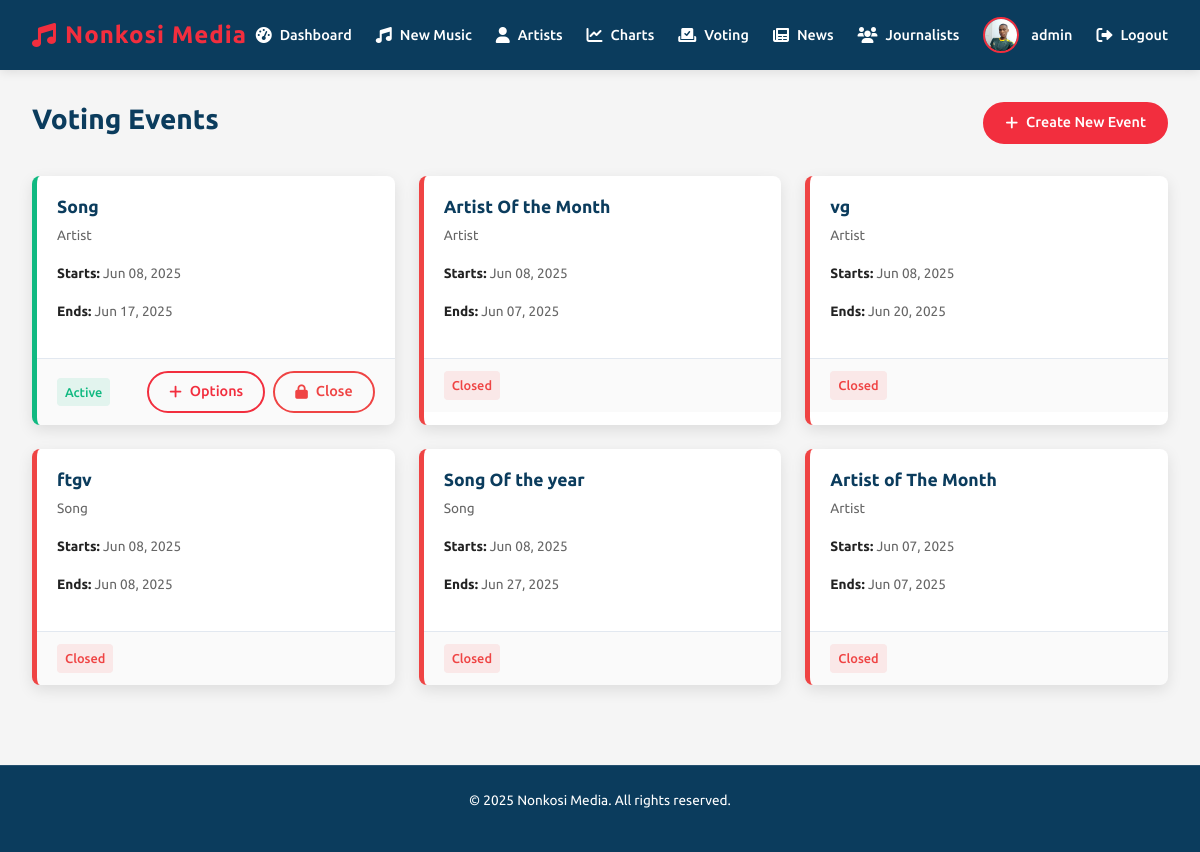
/admin/voting_events (signed in), run on an earlier commit of the app's database.
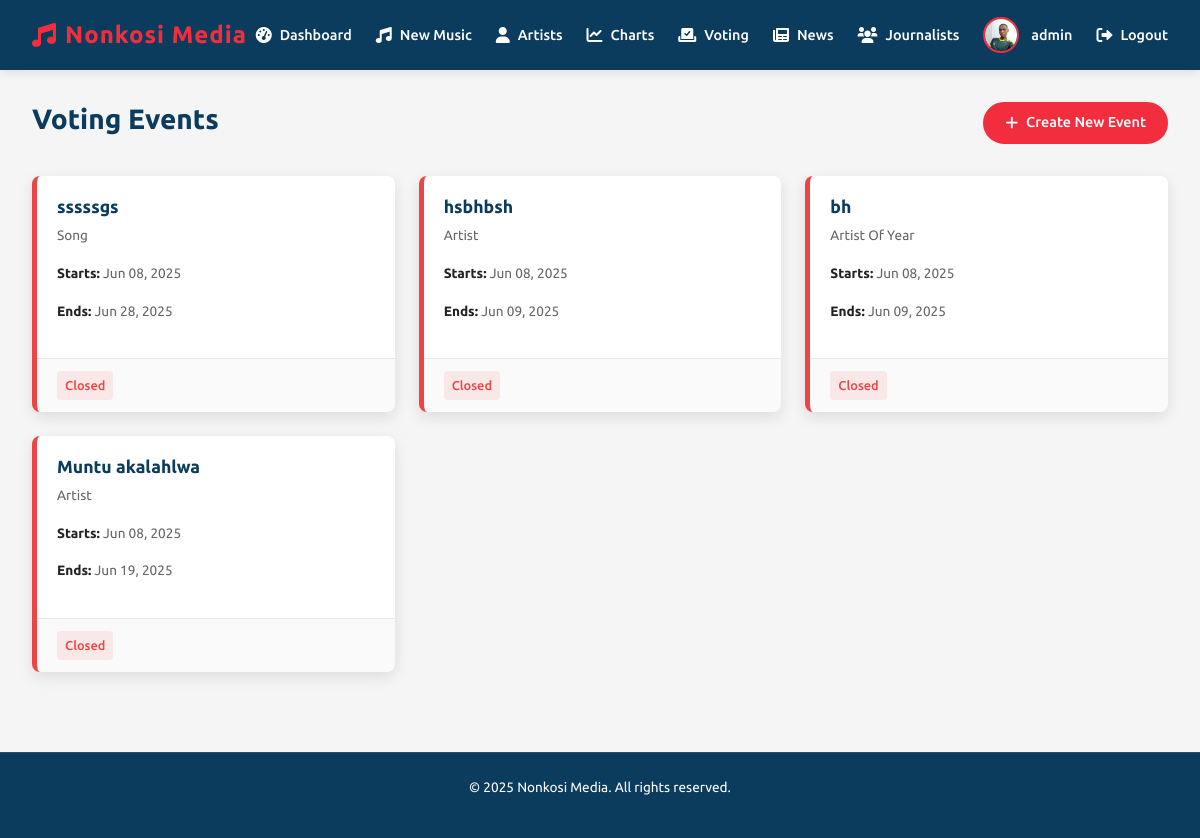
And on a later commit of the database.
### app.py (models this page shows, shortened)
class User(db.Model, UserMixin):
    id = db.Column(db.Integer, primary_key=True)
    username = db.Column(db.String(50), unique=True, nullable=False)
    email = db.Column(db.String(120), unique=True, nullable=False)
    password = db.Column(db.String(60), nullable=False)
    role = db.Column(db.String(20), nullable=False, default='user')
    profile_pic = db.Column(db.String(100), nullable=False, default='default.jpg')
    last_seen = db.Column(db.DateTime, default=datetime.utcnow)
    articles = db.relationship('News', backref='author', lazy=True)  # This creates the relationship

class VoteEvent(db.Model):
    id = db.Column(db.Integer, primary_key=True)
    title = db.Column(db.String(100), nullable=False)  # e.g. "Song of the Month - June 2025"
    category = db.Column(db.String(50), nullable=False)  # 'song', 'artist', 'song_of_year', 'artist_of_year'
    start_date = db.Column(db.DateTime, nullable=False, default=datetime.utcnow)
    end_date = db.Column(db.DateTime, nullable=False)
    is_active = db.Column(db.Boolean, default=True)
    options = db.relationship('VoteOption', backref='vote_event', lazy=True, cascade='all, delete-orphan')
    votes = db.relationship('VoteRecord', backref='vote_event', lazy=True, cascade='all, delete-orphan')

### app.py (the view)
@app.route('/admin/voting_events')
@login_required
def voting_events():
    if current_user.role != 'admin':
        flash('You are not authorized to access this page', 'error')
        return redirect(url_for('home'))
    events = VoteEvent.query.order_by(VoteEvent.start_date.desc()).all()
    return render_template('voting_events.html', events=events)

### app.py (called while the page is built)
@login_manager.user_loader
def load_user(user_id):
    return User.query.get(int(user_id))

@app.context_processor
def inject_datetime():
    return {'datetime': datetime}

### templates/voting_events.html (shortened to what this page needs)
<!DOCTYPE html>
<html lang="en">
<head>
  <link rel="stylesheet" href="https://cdnjs.cloudflare.com/ajax/libs/font-awesome/6.0.0/css/all.min.css">
  <link href="https://cdn.jsdelivr.net/npm/bootstrap@5.3.0/dist/css/bootstrap.min.css" rel="stylesheet">
</head>
<body>
  <header class="header">
    <div class="logo">
      <i class="fas fa-music"></i>
      <span>Nonkosi Media</span>
    </div>
    <nav class="nav-links">
      <a href="/admin">
        <i class="fas fa-tachometer-alt"></i>
        <span>Dashboard</span>
      </a>
      <a href="/admin/upcoming_music">
        <i class="fas fa-music"></i>
        <span>New Music</span>
      </a>
      <a href="/admin/artists">
        <i class="fas fa-user"></i>
        <span>Artists</span>
      </a>
      <a href="/admin/charts_manager">
        <i class="fas fa-chart-line"></i>
        <span>Charts</span>
      </a>
      <a href="/admin/voting_events" class="active">
        <i class="fas fa-vote-yea"></i>
        <span>Voting</span>
      </a>
      <a href="/admin/news">
        <i class="fas fa-newspaper"></i>
        <span>News</span>
      </a>
      <a href="/admin/manage_journalists">
        <i class="fas fa-users"></i>
        <span>Journalists</span>
      </a>
      <div class="user-profile">
        <img src="/static/uploads/profile_pics/IMG_20231016_190958~2.jpg" alt="Admin">
        <span>{{ current_user.username }}</span>
      </div>
      <a href="/logout">
        <i class="fas fa-sign-out-alt"></i>
        <span>Logout</span>
      </a>
    </nav>
  </header>
  <main class="container">
    <div class="page-header">
      <h1 class="page-title">Voting Events</h1>
      <a href="{{ url_for('create_voting_event') }}" class="btn">
        <i class="fas fa-plus"></i> Create New Event
      </a>
    </div>
    {% if events %}
    <div class="events-grid">
      {% for event in events %}
      <div class="event-card {% if event.is_active %}active{% else %}closed{% endif %}">
        <div class="event-content">
          <h3 class="event-title">{{ event.title }}</h3>
          <p class="event-category">{{ event.category.replace('_', ' ').title() }}</p>
          <div class="event-dates">
            <p><strong>Starts:</strong> {{ event.start_date.strftime('%b %d, %Y') }}</p>
            <p><strong>Ends:</strong> {{ event.end_date.strftime('%b %d, %Y') }}</p>
          </div>
        </div>
        <div class="event-footer">
          <span class="event-status {% if event.is_active %}status-active{% else %}status-closed{% endif %}">
            {% if event.is_active %}Active{% else %}Closed{% endif %}
          </span>
          <div class="event-actions">
            {% if event.is_active %}
              <a href="{{ url_for('add_voting_options', event_id=event.id) }}"
                 class="btn btn-outline btn-sm">
                <i class="fas fa-plus"></i> Options
              </a>
              <a href="{{ url_for('close_voting_event', event_id=event.id) }}"
                 class="btn btn-outline btn-sm" style="border-color: var(--danger); color: var(--danger);">
                <i class="fas fa-lock"></i> Close
              </a>
            {% endif %}
          </div>
        </div>
      </div>
      {% endfor %}
    </div>
    {% endif %}
  </main>
  <footer>
    <p>© {{ datetime.now().year }} Nonkosi Media. All rights reserved.</p>
  </footer>
</body>
</html>

### templates/voting_events.html (style rules this page uses)
:root { --primary: #0b3c5d; --secondary: #f22e3e; --dark: #222; --light: #f5f5f5; --accent: #103b6f; --gray: #666; --light-gray: #e2e8f0; --success: #10b981; --warning: #f59e0b; --danger: #ef4444; }
* { box-sizing: border-box; margin: 0; padding: 0; }
body { font-family: 'Ubuntu', sans-serif; background-color: var(--light); color: var(--dark); line-height: 1.6; }
.header { background-color: var(--primary); color: white; padding: 1rem 2rem; display: flex; justify-content: space-between; align-items: center; position: sticky; top: 0; z-index: 100; box-shadow: 0 2px 10px rgba(0,0,0,0.1); }
.header .logo { font-size: 1.5rem; font-weight: 700; color: var(--secondary); display: flex; align-items: center; gap: 0.5rem; letter-spacing: 1px; }
.logo i { color: var(--secondary); }
.nav-links { display: flex; align-items: center; gap: 1.5rem; }
.nav-links a { color: white; text-decoration: none; font-weight: 500; font-size: 0.9rem; display: flex; align-items: center; gap: 0.5rem; transition: color 0.2s; padding: 5px 0; position: relative; }
.nav-links a::after { content: ''; position: absolute; bottom: 0; left: 0; width: 0; height: 2px; background-color: var(--secondary); transition: width 0.3s; }
.nav-links a i { font-size: 1rem; }
.user-profile { display: flex; align-items: center; gap: 0.75rem; }
.user-profile img { width: 36px; height: 36px; border-radius: 50%; object-fit: cover; border: 2px solid var(--secondary); }
.user-profile span { font-weight: 500; font-size: 0.9rem; color: white; }
.container { padding: 2rem; max-width: 1400px; margin: 0 auto; }
.page-header { display: flex; justify-content: space-between; align-items: center; margin-bottom: 2rem; }
.page-title { font-size: 1.75rem; font-weight: 700; color: var(--primary); }
.btn { display: inline-flex; align-items: center; gap: 0.5rem; background-color: var(--secondary); color: white; padding: 0.5rem 1.25rem; border-radius: 30px; font-size: 0.9rem; font-weight: 500; text-decoration: none; transition: all 0.3s; border: 2px solid var(--secondary); }
.btn i { font-size: 0.9rem; }
.events-grid { display: grid; grid-template-columns: repeat(auto-fill, minmax(300px, 1fr)); gap: 1.5rem; }
.event-card { background-color: white; border-radius: 0.5rem; overflow: hidden; box-shadow: 0 5px 15px rgba(0,0,0,0.1); transition: all 0.3s; border-left: 5px solid var(--primary); }
.event-card.closed { border-left-color: var(--danger); }
.event-content { padding: 1.25rem; }
.event-title { font-size: 1.1rem; font-weight: 600; color: var(--primary); margin-bottom: 0.5rem; }
.event-category { font-size: 0.85rem; color: var(--gray); margin-bottom: 1rem; text-transform: capitalize; }
.event-dates { font-size: 0.85rem; color: var(--gray); margin-bottom: 1rem; }
.event-dates strong { color: var(--dark); }
.event-footer { display: flex; justify-content: space-between; align-items: center; padding: 0.75rem 1.25rem; background-color: rgba(0,0,0,0.02); border-top: 1px solid var(--light-gray); }
.event-status { font-size: 0.8rem; font-weight: 500; padding: 0.25rem 0.5rem; border-radius: 0.25rem; }
.status-closed { background-color: rgba(239, 68, 68, 0.1); color: var(--danger); }
footer { background-color: var(--primary); padding: 1.5rem 2rem; margin-top: 3rem; text-align: center; font-size: 0.85rem; color: white; border-top: 1px solid rgba(255,255,255,0.1); }

What changed in the data, as far as the page shows it:
removed VoteEvent: title "Song", category.replace "Artist", start_date "Jun 08, 2025", end_date "Jun 17, 2025", is_active "Active"
removed VoteEvent: title "Artist Of the Month", category.replace "Artist", start_date "Jun 08, 2025", end_date "Jun 07, 2025", is_active "Closed"
changed VoteEvent: title "vg" → "sssssgs"; category.replace "Artist" → "Song"; end_date "Jun 20, 2025" → "Jun 28, 2025"
changed VoteEvent: title "ftgv" → "hsbhbsh"; category.replace "Song" → "Artist"; end_date "Jun 08, 2025" → "Jun 09, 2025"
changed VoteEvent: title "Song Of the year" → "bh"; category.replace "Song" → "Artist Of Year"; end_date "Jun 27, 2025" → "Jun 09, 2025"
changed VoteEvent: title "Artist of The Month" → "Muntu akalahlwa"; start_date "Jun 07, 2025" → "Jun 08, 2025"; end_date "Jun 07, 2025" → "Jun 19, 2025"
